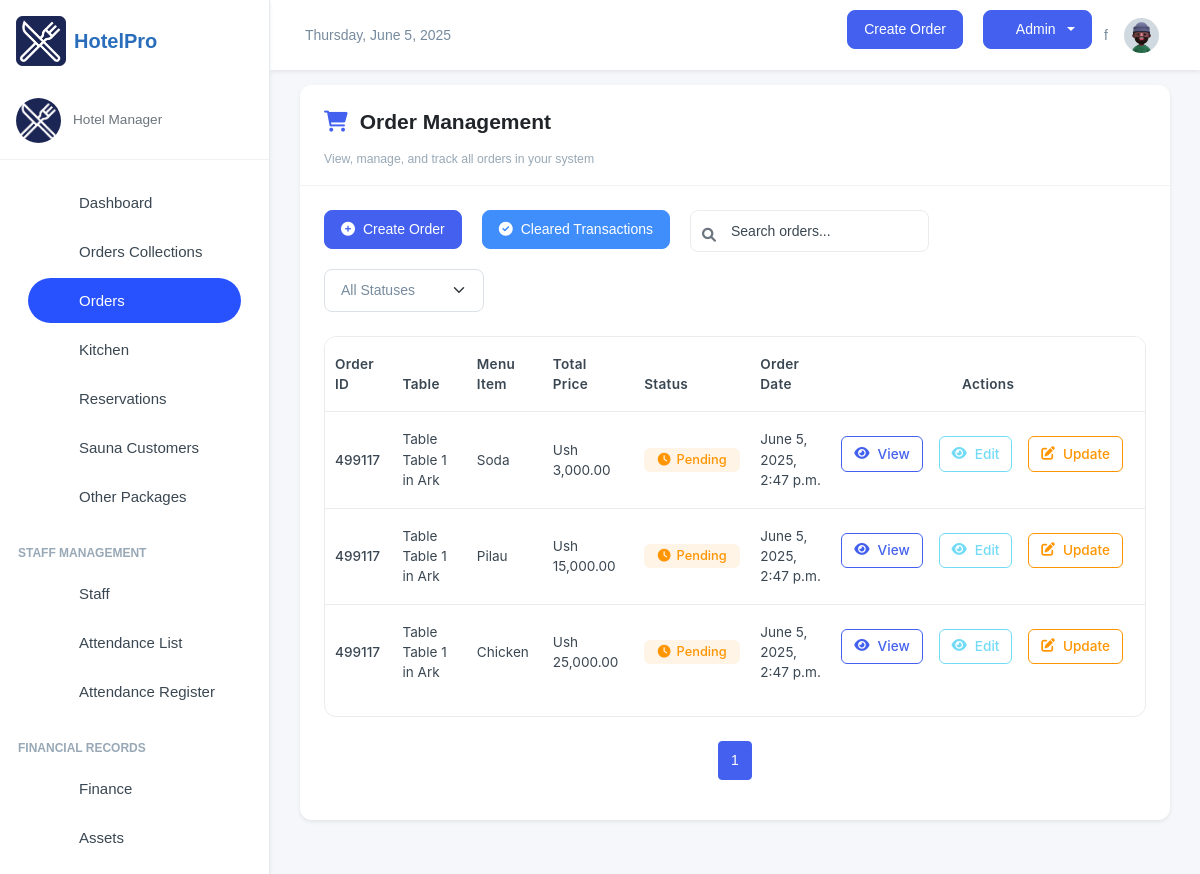
Screenshot of /manager/orders/ (signed in) with the database file from the repository.
### inventory/models.py (models this page shows, shortened)
class OrderItem(models.Model):
    ORDER_TYPE_CHOICES = [
        ('Dine-In', 'Dine-In'),
        ('Take-Away', 'Take-Away'),
    ]
    SPECIAL_NOTES_CHOICES = [
        ('nothing', 'Nothing'),
        ('strongly spiced', 'Strongly Spiced'),
        ('midly spiced', 'Mildly Spiced'),
        ('chips', 'Chips'),
        ('rice', 'Rice'),
        ('posho', 'Posho'),
        ('rice_posho', 'Rice + Posho'),
        ('chips_rice', 'Chips + Rice'),
        ('chips_posho', 'Chips + Posho'),
    ]
    order = models.ForeignKey('OrderTransaction', on_delete=models.CASCADE, related_name='order_items')
    menu_item = models.ForeignKey('MenuItem', on_delete=models.CASCADE, null=True, blank=True)
    order_date = models.DateTimeField(auto_now_add=True)
    customer_name = models.CharField(max_length=255, blank=True, null=True, default="Customer")
    dining_area = models.ForeignKey('DiningArea', on_delete=models.SET_NULL, null=True, blank=True)
    table = models.ForeignKey('Table', on_delete=models.SET_NULL, null=True, blank=True)
    total_price = models.DecimalField(max_digits=10, decimal_places=2, default=Decimal('0.00'))
    quantity = models.IntegerField(blank=True, null=True)
    status = models.CharField(
        max_length=50,
        choices=[('Pending', 'Pending'), ('Preparing', 'Preparing'), ('Cooked', 'Completed'), ('Served', 'Served'), ('Cancelled', 'Cancelled')],
        default='Pending'
    )
    special_notes = models.CharField(
        max_length=50,
        choices=SPECIAL_NOTES_CHOICES,
        default="nothing",
        blank=True,
        null=True
    )
    order_type = models.CharField(
        max_length=10,
        choices=ORDER_TYPE_CHOICES,
        default='Dine-In'
    )
    updated = models.DateTimeField(auto_now=True, blank=True, null=True)
    class Meta:
        verbose_name = 'Order Item'
        verbose_name_plural = 'Order Items'
        ordering = ['-order_date']

class OrderTransaction(models.Model):
    pay_mode = (
        ("NO PAYMENT", "NO PAYMENT"),
        ("CASH", "CASH"),
        ("MOMO PAY", "MOMO PAY"),
        ("AIRTEL PAY", "AIRTEL PAY"),
        ("INVOICE", "INVOICE"),
    )
    random_id = models.CharField(max_length=6, unique=True, editable=False, default=generate_random_id)
    customer_name = models.CharField(max_length=255, blank=True, null=True, default="Customer")
    served_by = models.CharField(
        max_length=255, blank=True, null=True, default="Waitress")
    dining_area = models.ForeignKey(DiningArea, on_delete=models.SET_NULL, null=True, blank=True)
    table = models.ForeignKey(Table, on_delete=models.SET_NULL, null=True, blank=True )
    special_notes = models.TextField(default="Null")
    created = models.DateTimeField(auto_now_add=True)
    payment_mode = models.CharField(default="NO PAYMENT", max_length=50, choices=pay_mode)
    transaction_id = models.CharField(blank=True, null=True, max_length=100, help_text="Transaction ID / Invoice Number")
    created_by = models.ForeignKey(User, on_delete=models.SET_NULL, null=True, blank=True)
    updated = models.DateField(auto_now=True, blank=True, null=True)
    class Meta:
        ordering = ['-created']

class Table(models.Model):
    table_number = models.IntegerField()
    dining_area = models.ForeignKey(DiningArea, on_delete=models.CASCADE, related_name='tables')
    capacity = models.IntegerField()  # Number of seats at the table
    is_available = models.BooleanField(default=True)
    def __str__(self):
        return f"Table {self.table_number} in {self.dining_area.name}"

class DiningArea(models.Model):
    name = models.CharField(max_length=255)
    description = models.TextField(blank=True, null=True)

class MenuItem(models.Model):
    category = models.ForeignKey(Category, on_delete=models.CASCADE, related_name="menu_items")
    name = models.CharField(max_length=100)
    description = models.TextField()
    price = models.DecimalField(max_digits=10, decimal_places=2, default=Decimal('0.00'))
    is_available = models.BooleanField(default=True)
    image_url = models.ImageField(blank=True, null=True, upload_to="menu_items")
    def __str__(self):
        return self.name
    class Meta:
        ordering = ['name']

### inventory/views.py (the view)
# urls.py: path('orders/', views.orders, name='order_list'),
@login_required(login_url='/user/login/')
def orders(request):
    now_time = timezone.now()
    filter_time = now_time - timedelta(hours=12)
    all_orders_count = OrderItem.objects.count()
    recent_orders = OrderItem.objects.filter(
        order_date__gte=filter_time
    ).select_related('order', 'table', 'dining_area').order_by('-order_date')
    recent_orders_count = recent_orders.count()
    print(f"DEBUG - All orders: {all_orders_count}, Recent orders: {recent_orders_count}")
    print(f"DEBUG - Current time: {now_time}, Filter cutoff: {filter_time}")
    paginator = Paginator(recent_orders, 10)
    page_number = request.GET.get('page')
    orders_list = paginator.get_page(page_number)
    return render(request, "order_list.html", {
        "orders_list": orders_list,
        "all_orders_count": all_orders_count,
        "recent_orders_count": recent_orders_count,
        "current_time": now_time,
        "filter_time": filter_time,
    })

### inventory/templates/order_list.html (shortened to what this page needs)
{% extends 'base.html' %}
{% load humanize %}
{% block content %}
<div class="card shadow-sm mb-4">
    <div class="card-header">
        <div class="page-header">
            <h4 class="page-title">
                <i class="fas fa-shopping-cart dashboard-icon"></i>Order Management
            </h4>
        </div>
        <p class="text-muted small mb-0">View, manage, and track all orders in your system</p>
    </div>
    <div class="card-body">
        <div class="d-flex flex-wrap justify-content-between align-items-center mb-4">
            <div class="d-flex flex-wrap gap-2 mb-3 mb-md-0">
                <a href="/manager/add-order/" class="btn btn-primary">
                    <i class="fas fa-plus-circle"></i> Create Order
                </a>
                <a href="/manager/cleared_transactions/" class="btn btn-info">
                    <i class="fas fa-check-circle"></i> Cleared Transactions
                </a>
                <div class="search-box">
                    <i class="fas fa-search search-icon"></i>
                    <input type="text" class="form-control" placeholder="Search orders...">
                </div>
                <select class="form-select status-filter">
                    <option value="">All Statuses</option>
                </select>
            </div>
        </div>
        <div class="table-container">
            <div class="table-responsive">
            <table class="table" style="font-size: 0.85rem;">
                <thead>
                <tr>
                    <th>Order ID</th>
                    <th>Table</th>
                    <th>Menu Item</th>
                    <th>Total Price</th>
                    <th>Status</th>
                    <th>Order Date</th>
                    <th class="text-center">Actions</th>
                </tr>
                </thead>
                <tbody>
                {% for order in orders_list %}
                <tr>
                    <td><span class="fw-medium">{{ order.order.random_id }}</span></td>
                    <td>Table {{ order.order.table }}</td>
                    <td>{{ order.menu_item }}</td>
                    <td>Ush {{ order.total_price|intcomma }}</td>
                    <td>
                    {% if order.status == 'Completed' %}
                    <span class="badge badge-completed">
                        <i class="fas fa-check-circle"></i>
                        {{ order.status }}
                    </span>
                    {% elif order.status == 'Pending' %}
                    <span class="badge badge-pending">
                        <i class="fas fa-clock"></i>
                        {{ order.status }}
                    </span>
                    {% elif order.status == 'Processing' %}
                    <span class="badge badge-processing">
                        <i class="fas fa-spinner fa-spin"></i>
                        {{ order.status }}
                    </span>
                    {% else %}
                    <span class="badge bg-secondary bg-opacity-10 text-secondary">
                        {{ order.status }}
                    </span>
                    {% endif %}
                    </td>
                    <td>{{ order.order_date }}</td>
                    <td class="action-cell text-center">
                    <a href="/manager/orders/{{ order.id }}" class="btn btn-sm btn-outline-primary">
                        <i class="fas fa-eye"></i> View
                    </a>
                     <a href="/manager/order/edit/{{ order.id }}" class="btn btn-sm btn-outline-secondary">
                        <i class="fas fa-eye"></i> Edit
                    </a>
                    <button class="btn btn-sm btn-outline-warning" data-bs-toggle="modal"
                        data-bs-target="#editOrderModal" data-order-id="{{ order.id }}"
                        data-order-status="{{ order.status }}">
                        <i class="fas fa-edit"></i> Update
                    </button>
                    </td>
                </tr>
                {% endfor %}
                </tbody>
            </table>
            </div>
        </div>
        <nav aria-label="Page navigation" class="mt-4">
            <ul class="pagination justify-content-center">
                {% for page_num in orders_list.paginator.page_range %}
                {% if page_num >= orders_list.number|add:-2 and page_num <= orders_list.number|add:2 %} <li
                    class="page-item {% if page_num == orders_list.number %}active{% endif %}">
                    <a class="page-link" href="?page={{ page_num }}">{{ page_num }}</a>
                    </li>
                    {% elif page_num == 1 or page_num == orders_list.paginator.num_pages %}
                    <li class="page-item">
                        <a class="page-link" href="?page={{ page_num }}">{{ page_num }}</a>
                    </li>
                    {% elif page_num == orders_list.number|add:-3 or page_num == orders_list.number|add:3 %}
                    <li class="page-item disabled"><span class="page-link">...</span></li>
                    {% endif %}
                    {% endfor %}
            </ul>
        </nav>
    </div>
</div>
<link rel="stylesheet" href="https://cdnjs.cloudflare.com/ajax/libs/font-awesome/6.0.0/css/all.min.css">
{% endblock content %}

### templates/base.html (style rules this page uses)
:root { --primary-color: #2A6EBB; --secondary-color: #F8F9FA; --accent-color: #FFD700; --text-color: #333333; --success-color: #28a745; --danger-color: #dc3545; --warning-color: #ffc107; --info-color: #17a2b8; }
body { font-family: 'Poppins', sans-serif; background-color: #f5f7fa; }
.btn-primary { background-color: var(--primary-color); border-color: var(--primary-color); }
.card { border-radius: 0.75rem; border: none; box-shadow: 0 0.125rem 0.25rem rgba(0, 0, 0, 0.075); transition: transform 0.2s ease-in-out, box-shadow 0.2s ease-in-out; }

### inventory/templates/order_list.html (style rules this page uses)
.card { border-radius: 12px; border: none; box-shadow: 0 5px 20px rgba(0, 0, 0, 0.05); transition: all 0.3s ease; }
.card-header { background-color: #fff; border-bottom: 1px solid rgba(0, 0, 0, 0.05); padding: 1.5rem 1.5rem 1rem; }
.card-body { padding: 1.5rem; }
table { font-size: 0.925rem; font-family: 'Inter', -apple-system, BlinkMacSystemFont, 'Segoe UI', Roboto, sans-serif; border-collapse: separate; border-spacing: 0; width: 100%; }
thead th { background-color: #f8f9fa; color: #495057; font-weight: 600; text-transform: none; font-size: 0.85rem; letter-spacing: 0.3px; padding: 1rem; border-bottom: 2px solid #e9ecef; }
tbody td { padding: 1rem; vertical-align: middle; border-bottom: 1px solid #e9ecef; }
tbody tr:last-child td { border-bottom: none; }
tbody tr { transition: background-color 0.2s; }
.btn { border-radius: 8px; padding: 0.5rem 1rem; font-weight: 500; transition: all 0.2s; margin-right: 0.75rem; margin-bottom: 0.75rem; display: inline-flex; align-items: center; justify-content: center; gap: 0.5rem; }
.btn-primary { background-color: #4361ee; border-color: #4361ee; }
.btn-info { background-color: #3f8efc; border-color: #3f8efc; color: white; }
.btn-sm { padding: 0.4rem 0.75rem; font-size: 0.85rem; border-radius: 6px; }
.btn-outline-primary { color: #4361ee; border-color: #4361ee; }
.btn-outline-warning { color: #ff9500; border-color: #ff9500; }
.badge { font-weight: 500; font-size: 0.8rem; padding: 0.35rem 0.85rem; border-radius: 6px; display: inline-flex; align-items: center; gap: 0.375rem; }
.badge-pending { background-color: rgba(255, 149, 0, 0.1); color: #ff9500; }
.pagination { margin-top: 1.5rem; }
.page-link { border-radius: 6px; margin: 0 0.15rem; color: #4361ee; font-weight: 500; padding: 0.5rem 0.75rem; }
.page-item.active .page-link { background-color: #4361ee; border-color: #4361ee; }
.table-container { margin-top: 1.5rem; border-radius: 12px; overflow: hidden; border: 1px solid #e9ecef; }
.search-box { position: relative; max-width: 300px; }
.search-box input { padding-left: 2.5rem; border-radius: 8px; border: 1px solid #e9ecef; height: 42px; }
.search-icon { position: absolute; left: 0.75rem; top: 50%; transform: translateY(-50%); color: #6c757d; }
.status-filter { max-width: 160px; }
.action-cell { white-space: nowrap; }
.page-header { display: flex; align-items: center; margin-bottom: 1rem; }
.page-title { margin-bottom: 0; font-weight: 700; color: #212529; }
.dashboard-icon { margin-right: 0.75rem; color: #4361ee; }

### rows the page displays
OrderItem: order.random_id "499117", order.table "Table 1 in Ark", menu_item "Soda", total_price "3,000.00", status "Pending", order_date "June 5, 2025, 2:47 p.m."
OrderItem: order.random_id "499117", order.table "Table 1 in Ark", menu_item "Pilau", total_price "15,000.00", status "Pending", order_date "June 5, 2025, 2:47 p.m."
OrderItem: order.random_id "499117", order.table "Table 1 in Ark", menu_item "Chicken", total_price "25,000.00", status "Pending", order_date "June 5, 2025, 2:47 p.m."

### other values shown
{{ page_num }} "1"
